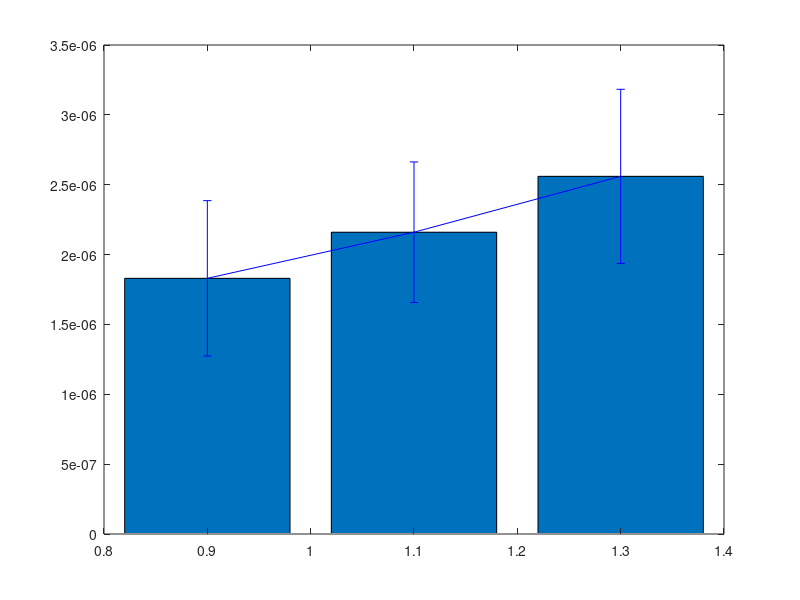

Source code (MATLAB): (Note: this script raises an error after producing the figure.)
%% constant drying rates
clc
clear
rates = [1.83, 2.16, 2.56, 1.63, 2.50, 6.09] .* 10^-6;
error = [5.56, 5.03, 6.23, 10.7, 5.81, 1.00] .* 10^-7;
trials = [0.9, 1.1, 1.3, 24.0, 29.6, 41.0];

figure(1)
bar(trials(1:3), rates(1:3))
hold on
errorbar(trials(1:3), rates(1:3), error(1:3), 'b', 'LineStyle', 'none')
xlabel('Air Velocity (m\cdots^{-1})')
ylabel('Drying Rate [g\cdotcm^{-2}s^{-1}]')

figure(2)
bar(trials(4:6), rates(4:6))
hold on
errorbar(trials(4:6), rates(4:6), error(4:6), 'b', 'LineStyle', 'none')
xlabel('Temperature (°C)')
ylabel('Drying Rate [g\cdotcm^{-2}s^{-1}]')
